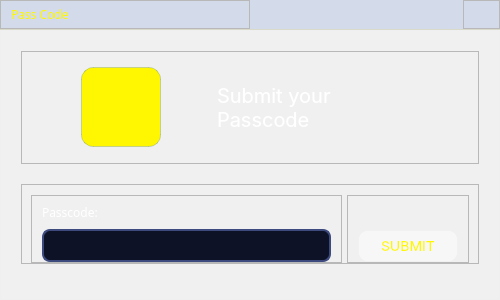
<?xml version="1.0" encoding="UTF-8"?>
<ui version="4.0">
 <class>Dialog</class>
 <widget class="QDialog" name="Dialog">
  <property name="geometry">
   <rect>
    <x>0</x>
    <y>0</y>
    <width>500</width>
    <height>300</height>
   </rect>
  </property>
  <property name="windowTitle">
   <string>Dialog</string>
  </property>
  <property name="styleSheet">
   <string notr="true">QDialog {
    background: qlineargradient(
        x1: 0, y1: 0, x2: 1, y2: 1,
        stop: 0 #0a1628,
        stop: 0.5 #142240,
        stop: 1 #0d1f3c
    );
    border-radius: 16px;
}
QFrame#titlebar {
    background: rgba(2, 72, 193, 0.12);
    border: none;
    border-bottom: 1px solid rgba(248, 214, 19, 0.15);
    border-radius: 16px 16px 0 0;
}
QFrame#frame_messageBox {
    background: rgba(255, 255, 255, 0.04);

}
QLabel#label_criticalIcon {   
	background-color: rgb(255, 247, 1);
    border: 1px solid rgba(2,72,193, 0.2);
    border-radius: 12px;
    padding: 8px;
}</string>
  </property>
  <layout class="QVBoxLayout" name="verticalLayout_4">
   <property name="spacing">
    <number>0</number>
   </property>
   <property name="leftMargin">
    <number>0</number>
   </property>
   <property name="topMargin">
    <number>0</number>
   </property>
   <property name="rightMargin">
    <number>0</number>
   </property>
   <property name="bottomMargin">
    <number>0</number>
   </property>
   <item>
    <widget class="QFrame" name="titlebar">
     <property name="minimumSize">
      <size>
       <width>0</width>
       <height>0</height>
      </size>
     </property>
     <property name="maximumSize">
      <size>
       <width>16777215</width>
       <height>30</height>
      </size>
     </property>
     <property name="styleSheet">
      <string notr="true"/>
     </property>
     <property name="frameShape">
      <enum>QFrame::StyledPanel</enum>
     </property>
     <property name="frameShadow">
      <enum>QFrame::Raised</enum>
     </property>
     <layout class="QHBoxLayout" name="horizontalLayout_7">
      <property name="spacing">
       <number>0</number>
      </property>
      <property name="leftMargin">
       <number>0</number>
      </property>
      <property name="topMargin">
       <number>0</number>
      </property>
      <property name="rightMargin">
       <number>0</number>
      </property>
      <property name="bottomMargin">
       <number>0</number>
      </property>
      <item>
       <widget class="QFrame" name="frame_8">
        <property name="font">
         <font>
          <pointsize>7</pointsize>
         </font>
        </property>
        <property name="frameShape">
         <enum>QFrame::StyledPanel</enum>
        </property>
        <property name="frameShadow">
         <enum>QFrame::Raised</enum>
        </property>
        <layout class="QHBoxLayout" name="horizontalLayout_8">
         <property name="spacing">
          <number>0</number>
         </property>
         <property name="leftMargin">
          <number>10</number>
         </property>
         <property name="topMargin">
          <number>0</number>
         </property>
         <property name="rightMargin">
          <number>0</number>
         </property>
         <property name="bottomMargin">
          <number>0</number>
         </property>
         <item>
          <widget class="QLabel" name="label_3">
           <property name="font">
            <font>
             <family>Plus Jakarta Sans</family>
             <pointsize>9</pointsize>
            </font>
           </property>
           <property name="styleSheet">
            <string notr="true">color: rgb(255, 247, 1);</string>
           </property>
           <property name="text">
            <string>Pass Code</string>
           </property>
          </widget>
         </item>
        </layout>
       </widget>
      </item>
      <item alignment="Qt::AlignRight">
       <widget class="QFrame" name="frame_3">
        <property name="frameShape">
         <enum>QFrame::StyledPanel</enum>
        </property>
        <property name="frameShadow">
         <enum>QFrame::Raised</enum>
        </property>
        <layout class="QHBoxLayout" name="horizontalLayout_9">
         <property name="spacing">
          <number>7</number>
         </property>
         <property name="leftMargin">
          <number>0</number>
         </property>
         <property name="topMargin">
          <number>0</number>
         </property>
         <property name="rightMargin">
          <number>0</number>
         </property>
         <property name="bottomMargin">
          <number>0</number>
         </property>
         <item>
          <widget class="QPushButton" name="btCls_pin2">
           <property name="minimumSize">
            <size>
             <width>35</width>
             <height>20</height>
            </size>
           </property>
           <property name="maximumSize">
            <size>
             <width>35</width>
             <height>20</height>
            </size>
           </property>
           <property name="toolTip">
            <string>Close</string>
           </property>
           <property name="styleSheet">
            <string notr="true">QPushButton{	
	color: rgb(42, 41, 41);
	border-radius : 2px;
}

QPushButton:hover{	
	
	color: rgb(42, 41, 41);
	background-color: rgb(255, 0, 0);
}
QToolTip {	
	color: rgb(15, 15, 15);
}</string>
           </property>
           <property name="text">
            <string/>
           </property>
           <property name="icon">
            <iconset>
             <normaloff>../assets/icon/x.svg</normaloff>../assets/icon/x.svg</iconset>
           </property>
           <property name="iconSize">
            <size>
             <width>20</width>
             <height>20</height>
            </size>
           </property>
          </widget>
         </item>
        </layout>
       </widget>
      </item>
     </layout>
    </widget>
   </item>
   <item>
    <widget class="QFrame" name="frame_messageBox">
     <property name="minimumSize">
      <size>
       <width>0</width>
       <height>0</height>
      </size>
     </property>
     <property name="maximumSize">
      <size>
       <width>16777215</width>
       <height>16777215</height>
      </size>
     </property>
     <property name="styleSheet">
      <string notr="true"/>
     </property>
     <property name="frameShape">
      <enum>QFrame::StyledPanel</enum>
     </property>
     <property name="frameShadow">
      <enum>QFrame::Raised</enum>
     </property>
     <property name="lineWidth">
      <number>0</number>
     </property>
     <layout class="QVBoxLayout" name="verticalLayout">
      <property name="spacing">
       <number>20</number>
      </property>
      <property name="leftMargin">
       <number>20</number>
      </property>
      <property name="topMargin">
       <number>20</number>
      </property>
      <property name="rightMargin">
       <number>20</number>
      </property>
      <property name="bottomMargin">
       <number>35</number>
      </property>
      <item>
       <widget class="QFrame" name="frame">
        <property name="frameShape">
         <enum>QFrame::StyledPanel</enum>
        </property>
        <property name="frameShadow">
         <enum>QFrame::Raised</enum>
        </property>
        <layout class="QHBoxLayout" name="horizontalLayout_3">
         <item>
          <widget class="QLabel" name="label_criticalIcon">
           <property name="minimumSize">
            <size>
             <width>80</width>
             <height>80</height>
            </size>
           </property>
           <property name="maximumSize">
            <size>
             <width>80</width>
             <height>80</height>
            </size>
           </property>
           <property name="styleSheet">
            <string notr="true"/>
           </property>
           <property name="text">
            <string/>
           </property>
           <property name="pixmap">
            <pixmap>../assets/icon/key-solid-full.svg</pixmap>
           </property>
           <property name="scaledContents">
            <bool>true</bool>
           </property>
          </widget>
         </item>
         <item>
          <widget class="QLabel" name="lbInfoP">
           <property name="minimumSize">
            <size>
             <width>0</width>
             <height>0</height>
            </size>
           </property>
           <property name="maximumSize">
            <size>
             <width>200</width>
             <height>16777215</height>
            </size>
           </property>
           <property name="font">
            <font>
             <family>Inter</family>
             <pointsize>15</pointsize>
            </font>
           </property>
           <property name="styleSheet">
            <string notr="true">color: rgb(255, 255, 255);</string>
           </property>
           <property name="text">
            <string>&lt;html&gt;&lt;head/&gt;&lt;body&gt;&lt;p&gt;&lt;span style=&quot; color:#ffffff;&quot;&gt;Submit your Passcode&lt;/span&gt;&lt;/p&gt;&lt;/body&gt;&lt;/html&gt;</string>
           </property>
           <property name="wordWrap">
            <bool>true</bool>
           </property>
          </widget>
         </item>
        </layout>
       </widget>
      </item>
      <item>
       <widget class="QFrame" name="frame_2">
        <property name="minimumSize">
         <size>
          <width>0</width>
          <height>0</height>
         </size>
        </property>
        <property name="maximumSize">
         <size>
          <width>16777215</width>
          <height>80</height>
         </size>
        </property>
        <property name="frameShape">
         <enum>QFrame::StyledPanel</enum>
        </property>
        <property name="frameShadow">
         <enum>QFrame::Raised</enum>
        </property>
        <layout class="QHBoxLayout" name="horizontalLayout">
         <property name="spacing">
          <number>5</number>
         </property>
         <property name="topMargin">
          <number>10</number>
         </property>
         <property name="bottomMargin">
          <number>0</number>
         </property>
         <item>
          <widget class="QFrame" name="frame_4">
           <property name="maximumSize">
            <size>
             <width>16777215</width>
             <height>70</height>
            </size>
           </property>
           <property name="frameShape">
            <enum>QFrame::StyledPanel</enum>
           </property>
           <property name="frameShadow">
            <enum>QFrame::Raised</enum>
           </property>
           <layout class="QVBoxLayout" name="verticalLayout_2">
            <property name="spacing">
             <number>0</number>
            </property>
            <property name="leftMargin">
             <number>10</number>
            </property>
            <property name="topMargin">
             <number>0</number>
            </property>
            <property name="rightMargin">
             <number>10</number>
            </property>
            <property name="bottomMargin">
             <number>0</number>
            </property>
            <item>
             <widget class="QLabel" name="label">
              <property name="font">
               <font>
                <family>Poppins</family>
                <pointsize>9</pointsize>
               </font>
              </property>
              <property name="styleSheet">
               <string notr="true">color: rgb(255, 255, 255);</string>
              </property>
              <property name="text">
               <string>Passcode:</string>
              </property>
             </widget>
            </item>
            <item>
             <widget class="QLineEdit" name="lbPin">
              <property name="maximumSize">
               <size>
                <width>16777215</width>
                <height>40</height>
               </size>
              </property>
              <property name="font">
               <font>
                <family>Poppins</family>
                <pointsize>-1</pointsize>
               </font>
              </property>
              <property name="styleSheet">
               <string notr="true">QLineEdit {
    background-color: #0d1226; /* Sedikit lebih gelap dari background utama */
    border: 2px solid #3d4a7d; /* Border dasar */
    border-radius: 8px;
    padding: 5px;
    color: #ffffff;
    font-family: 'Poppins';
    font-size: 12px;
}

/* Efek saat diklik/fokus */
QLineEdit:focus {
    border: 2px solid #FFF701; /* Garis kuning khas sistem Anda */
    background-color: #172147;
}

/* Jika Anda ingin menambahkan placeholder text yang cantik */
QLineEdit::placeholder {
    color: #556688;
}</string>
              </property>
             </widget>
            </item>
           </layout>
          </widget>
         </item>
         <item>
          <widget class="QFrame" name="frame_5">
           <property name="maximumSize">
            <size>
             <width>16777215</width>
             <height>70</height>
            </size>
           </property>
           <property name="frameShape">
            <enum>QFrame::StyledPanel</enum>
           </property>
           <property name="frameShadow">
            <enum>QFrame::Raised</enum>
           </property>
           <layout class="QVBoxLayout" name="verticalLayout_3">
            <property name="spacing">
             <number>0</number>
            </property>
            <property name="leftMargin">
             <number>10</number>
            </property>
            <property name="topMargin">
             <number>0</number>
            </property>
            <property name="rightMargin">
             <number>10</number>
            </property>
            <property name="bottomMargin">
             <number>0</number>
            </property>
            <item>
             <widget class="QLabel" name="label_2">
              <property name="font">
               <font>
                <family>Poppins</family>
                <pointsize>9</pointsize>
               </font>
              </property>
              <property name="text">
               <string/>
              </property>
             </widget>
            </item>
            <item>
             <widget class="QPushButton" name="btSubmit">
              <property name="minimumSize">
               <size>
                <width>100</width>
                <height>32</height>
               </size>
              </property>
              <property name="maximumSize">
               <size>
                <width>16777215</width>
                <height>16777215</height>
               </size>
              </property>
              <property name="font">
               <font>
                <family>Inter,sans-serif</family>
                <pointsize>-1</pointsize>
               </font>
              </property>
              <property name="styleSheet">
               <string notr="true">QPushButton {
    
    /* Font style untuk teks posisi */
    font-family: 'Inter', sans-serif;
    font-size: 14px;   
	color: rgb(255, 247, 1);
    background-color: rgba(255, 255, 255, 0.5);
    border: 2px solid rgba(255, 255, 255, 0.06);
    border-radius: 10px;
}

QPushButton:hover {
    background-color: rgba(248, 214, 19, 0.15);
    border: 2px solid rgba(248, 214, 19, 0.6);
}
QPushButton:pressed {
    background-color: rgba(248, 214, 19, 0.30);
    border: 2px solid rgba(248, 214, 19, 0.60);
}</string>
              </property>
              <property name="text">
               <string>SUBMIT</string>
              </property>
             </widget>
            </item>
           </layout>
          </widget>
         </item>
        </layout>
       </widget>
      </item>
     </layout>
    </widget>
   </item>
  </layout>
 </widget>
 <resources/>
 <connections/>
</ui>
